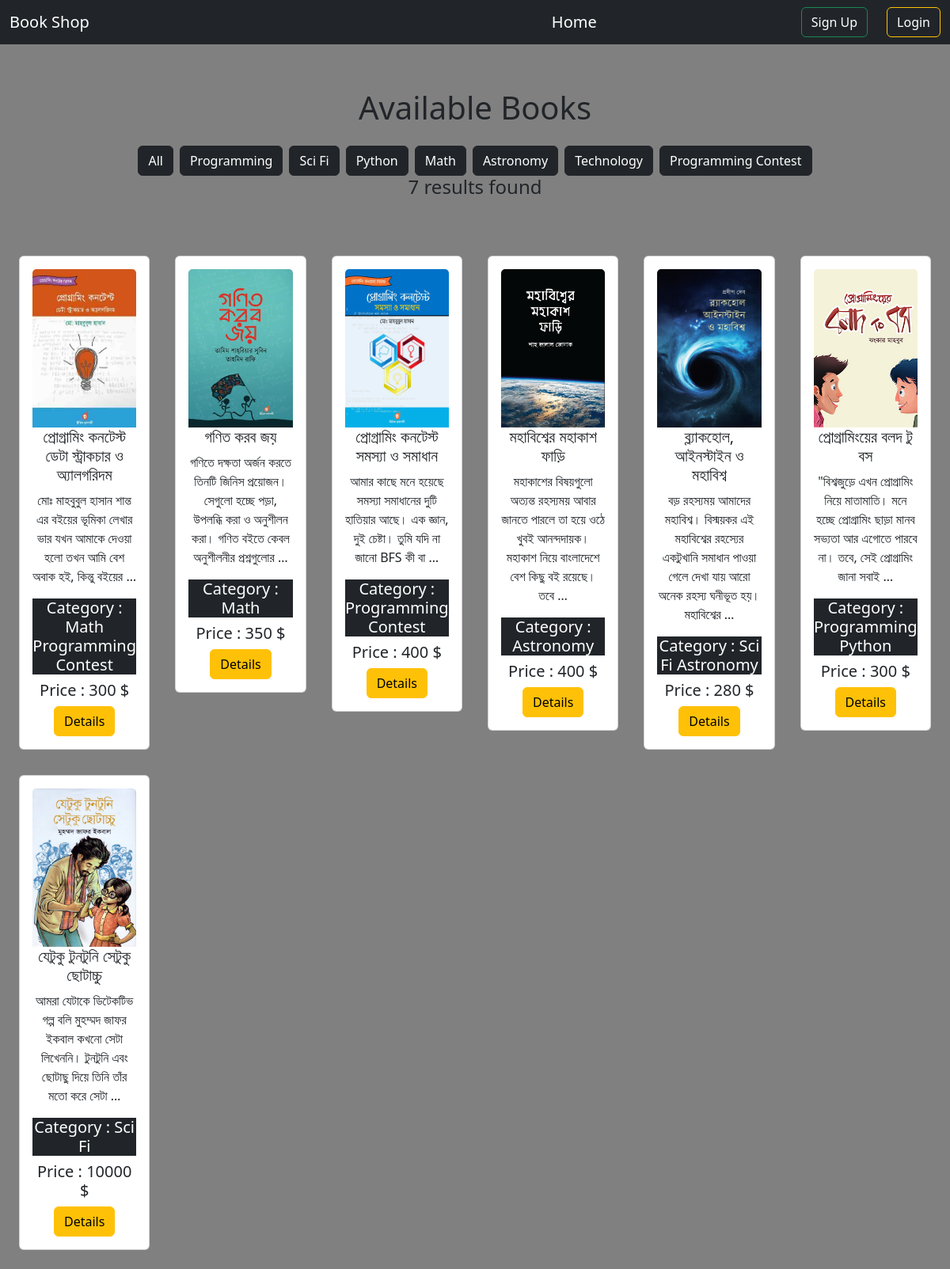
The page / on the database its author committed.
### Books/models.py (models this page shows, shortened)
class Category(models.Model):
    name = models.CharField(max_length=50)
    slug = models.SlugField(max_length=100,unique=True, null=True, blank=True)

class Book(models.Model):
    image = models.ImageField(upload_to='books/uploads/')
    title = models.CharField(max_length=120)
    description = models.TextField()
    price = models.BigIntegerField()
    category = models.ManyToManyField(Category)

### Bookshop/views.py (the view)
# urls.py: path('', views.home,name='homepage'),
def home(request, category_slug=None):
    data = Book.objects.all()
    if category_slug is not None:
        category = Category.objects.get(slug= category_slug)
        data = Book.objects.filter(category=category)
    category = Category.objects.all()
    return render(request,'home.html',{'data':data,'categories':category})

### templates/home.html
{% extends "base.html" %}
{% load static %}
{% block content %}
<div class=" p-2 w-100     ">
    <div class="text-center">
        <h1 class="mb-4 pt-5 ">Available Books</h1>
        <div class='d-flex gap-2 align-items-center justify-content-center  ' >
            <a class='btn btn-dark ' href="{% url 'homepage'%}"> All</a>
            {% for category in categories %}
            <a class='btn btn-dark ' href="{% url 'categoryfilter' category.slug %}"> {{category.name}}</a>
            {% endfor %}
        </div>
        <div class="">
            <h4 class='px-3 '>{{data | length}} results found</h4>
            <div class="d-flex flex-wrap pt-5">
              {% for book in data %}
              <div class="col-2 gap-2 p-2">
                <div class="card m-2">
                  <div class="card-body">
                    <img src="{{book.image.url}}" class="card-img-top" style="max-width:100%; height:200px" alt="...">
                    <h5 class="card-title"><a href="{% url 'details' book.id%}" class="text-decoration-none text-dark">{{book.title}}</a></h5>
                    <p class="card-text">{{book.description |truncatewords:20}}</p>
                    <h5 class='text-bg-dark  '>
                      Category :
                    {% for cat in book.category.all %}
                    {{cat.name}}
                    {% endfor %}
                  </h5>
                    <h5>
                        Price : {{book.price}} $
                    </h5>
                    <div>
                      <a class="btn btn-warning" href="{% url 'details' book.id %}">Details</a>
                    </div>
                  </div>
                </div>
              </div>
              {% endfor %}
            </div>
          </div>
        </div>
    </div>
{% endblock content %}

### templates/base.html (shortened to what this page needs)
<!doctype html>
<html lang="en">
  <head>
    <link href="https://cdn.jsdelivr.net/npm/bootstrap@5.3.2/dist/css/bootstrap.min.css" rel="stylesheet">
  </head>
  <body style="background-color: gray;">
    <nav class="navbar navbar-light bg-dark">
      <div class="container-fluid">
        <a class="navbar-brand text-white">Book Shop</a>
        <a class="navbar-brand text-white "style="margin-left: 350px;" href="{% url 'homepage' %}">Home</a>
        <div class="d-flex">
          {% if user.is_authenticated %}
          <a class="navbar-brand text-white"> Balance : {{user.account.balance}}  </a>
          <a href="{% url 'deposit' %}" class="btn btn-outline-success text-white mx-4" type="submit">Deposit</a>
          <a href="{% url 'profile' %}" class="btn btn-outline-success text-white mx-4" type="submit">Profile</a>
          <a href="{% url 'logout' %}" class="btn btn-outline-warning text-white" type="submit">Logout</a>
          {% else%}
          <a href="{% url 'signup' %}" class="btn btn-outline-success mx-4 text-white">Sign Up</a>
          <a href="{% url 'login' %}" class="btn btn-outline-warning text-white" type="submit">Login</a>
          {% endif %}
        </div>
      </div>
    </nav>
    {% block content %}
    {% endblock content %}
  </body>
</html>

### rows shown on the page
Category: name "Programming"
Category: name "Sci Fi"
Category: name "Python"
Category: name "Math"
Category: name "Astronomy"
Category: name "Technology"
Category: name "Programming Contest"
Book: image (picture), title "প্রোগ্রামিং কনটেস্ট ডেটা স্ট্রাকচার ও অ্যালগরিদম", description "মোঃ মাহবুবুল হাসান শান্ত এর বইয়ের ভূমিকা লেখার ভার যখন আমাকে দেওয়া হলো তখন আমি বেশ অবাক হই, কিন্তু বইয়ের …", price "300"
Book: image (picture), title "গণিত করব জয়", description "গণিতে দক্ষতা অর্জন করতে তিনটি জিনিস প্রয়োজন। সেগুলো হচ্ছে পড়া, উপলব্ধি করা ও অনুশীলন করা। গণিত বইতে কেবল অনুশীলনীর প্রশ্নগুলোর …", price "350"
Book: image (picture), title "প্রোগ্রামিং কনটেস্ট সমস্যা ও সমাধান", description "আমার কাছে মনে হয়েছে সমস্যা সমাধানের দুটি হাতিয়ার আছে। এক জ্ঞান, দুই চেষ্টা। তুমি যদি না জানো BFS কী বা …", price "400"
Book: image (picture), title "মহাবিশ্বের মহাকাশ ফাড়ি", description "মহাকাশের বিষয়গুলো অত্যন্ত রহস্যময় আবার জানতে পারলে তা হয়ে ওঠে খুবই আনন্দদায়ক। মহাকাশ নিয়ে বাংলাদেশে বেশ কিছু বই রয়েছে। তবে …", price "400"
Book: image (picture), title "ব্ল্যাকহোল, আইনস্টাইন ও মহাবিশ্ব", description "বড় রহস্যময় আমাদের মহাবিশ্ব। বিস্ময়কর এই মহাবিশ্বের রহস্যের একটুখানি সমাধান পাওয়া গেলে দেখা যায় আরো অনেক রহস্য ঘনীভূত হয়। মহাবিশ্বের …", price "280"
Book: image (picture), title "প্রোগ্রামিংয়ের বলদ টু বস", description "\"বিশ্বজুড়ে এখন প্রোগ্রামিং নিয়ে মাতামাতি। মনে হচ্ছে প্রোগ্রামিং ছাড়া মানব সভ্যতা আর এগোতে পারবে না। তবে, সেই প্রোগ্রামিং জানা সবাই …", price "300"
Book: image (picture), title "যেটুকু টুনটুনি সেটুকু ছোটাচ্চু", description "আমরা যেটাকে ডিটেকটিভ গল্প বলি মুহম্মদ জাফর ইকবাল কখনাে সেটা লিখেননি। টুনটুনি এবং ছােটাছু দিয়ে তিনি তাঁর মতাে করে সেটা …", price "10000"

### other values the page prints
{{ data | length }} "7"
